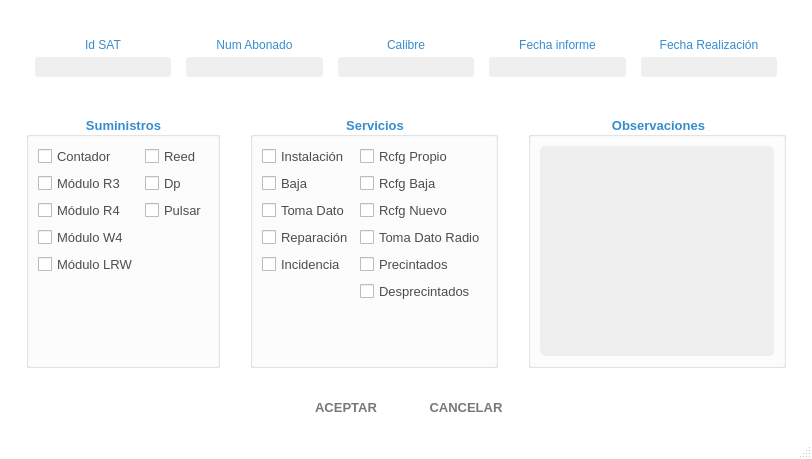
<?xml version="1.0" encoding="UTF-8"?>
<ui version="4.0">
 <class>Informe_Instalacion_Servicios</class>
 <widget class="QMainWindow" name="Informe_Instalacion_Servicios">
  <property name="geometry">
   <rect>
    <x>0</x>
    <y>0</y>
    <width>812</width>
    <height>459</height>
   </rect>
  </property>
  <property name="palette">
   <palette>
    <active>
     <colorrole role="Base">
      <brush brushstyle="SolidPattern">
       <color alpha="255">
        <red>46</red>
        <green>47</green>
        <blue>48</blue>
       </color>
      </brush>
     </colorrole>
     <colorrole role="Window">
      <brush brushstyle="SolidPattern">
       <color alpha="255">
        <red>255</red>
        <green>255</green>
        <blue>255</blue>
       </color>
      </brush>
     </colorrole>
    </active>
    <inactive>
     <colorrole role="Base">
      <brush brushstyle="SolidPattern">
       <color alpha="255">
        <red>46</red>
        <green>47</green>
        <blue>48</blue>
       </color>
      </brush>
     </colorrole>
     <colorrole role="Window">
      <brush brushstyle="SolidPattern">
       <color alpha="255">
        <red>255</red>
        <green>255</green>
        <blue>255</blue>
       </color>
      </brush>
     </colorrole>
    </inactive>
    <disabled>
     <colorrole role="Base">
      <brush brushstyle="SolidPattern">
       <color alpha="255">
        <red>255</red>
        <green>255</green>
        <blue>255</blue>
       </color>
      </brush>
     </colorrole>
     <colorrole role="Window">
      <brush brushstyle="SolidPattern">
       <color alpha="255">
        <red>255</red>
        <green>255</green>
        <blue>255</blue>
       </color>
      </brush>
     </colorrole>
    </disabled>
   </palette>
  </property>
  <property name="windowTitle">
   <string>MainWindow</string>
  </property>
  <widget class="QWidget" name="centralwidget">
   <layout class="QVBoxLayout" name="verticalLayout_13">
    <item>
     <layout class="QHBoxLayout" name="horizontalLayout_3">
      <property name="topMargin">
       <number>20</number>
      </property>
      <item>
       <spacer name="horizontalSpacer_3">
        <property name="orientation">
         <enum>Qt::Horizontal</enum>
        </property>
        <property name="sizeHint" stdset="0">
         <size>
          <width>40</width>
          <height>20</height>
         </size>
        </property>
       </spacer>
      </item>
      <item>
       <layout class="QVBoxLayout" name="verticalLayout_12">
        <property name="spacing">
         <number>20</number>
        </property>
        <item>
         <layout class="QVBoxLayout" name="verticalLayout_6">
          <property name="spacing">
           <number>30</number>
          </property>
          <item>
           <widget class="QWidget" name="widget_task_data" native="true">
            <layout class="QHBoxLayout" name="horizontalLayout_4">
             <property name="spacing">
              <number>15</number>
             </property>
             <item>
              <layout class="QVBoxLayout" name="verticalLayout_85">
               <property name="spacing">
                <number>5</number>
               </property>
               <item>
                <widget class="QLabel" name="lb_ID_FINCA">
                 <property name="styleSheet">
                  <string notr="true">font: 63 10pt &quot;Segoe UI Semibold&quot;;color: rgb(54, 141, 206);</string>
                 </property>
                 <property name="text">
                  <string>Id SAT</string>
                 </property>
                 <property name="alignment">
                  <set>Qt::AlignCenter</set>
                 </property>
                </widget>
               </item>
               <item>
                <widget class="QLineEdit" name="le_id_sat">
                 <property name="minimumSize">
                  <size>
                   <width>0</width>
                   <height>20</height>
                  </size>
                 </property>
                 <property name="styleSheet">
                  <string notr="true">background-color: #EFEFEF; 
border-radius: 3px;
color:rgb(50, 50, 50);</string>
                 </property>
                 <property name="alignment">
                  <set>Qt::AlignCenter</set>
                 </property>
                </widget>
               </item>
              </layout>
             </item>
             <item>
              <layout class="QVBoxLayout" name="verticalLayout_86">
               <property name="spacing">
                <number>5</number>
               </property>
               <item>
                <widget class="QLabel" name="lb_ID_FINCA_2">
                 <property name="styleSheet">
                  <string notr="true">font: 63 10pt &quot;Segoe UI Semibold&quot;;color: rgb(54, 141, 206);</string>
                 </property>
                 <property name="text">
                  <string>Num Abonado</string>
                 </property>
                 <property name="alignment">
                  <set>Qt::AlignCenter</set>
                 </property>
                </widget>
               </item>
               <item>
                <widget class="QLineEdit" name="le_numero_abonado">
                 <property name="minimumSize">
                  <size>
                   <width>0</width>
                   <height>20</height>
                  </size>
                 </property>
                 <property name="styleSheet">
                  <string notr="true">background-color: #EFEFEF; 
border-radius: 3px;
color:rgb(50, 50, 50);</string>
                 </property>
                 <property name="alignment">
                  <set>Qt::AlignCenter</set>
                 </property>
                </widget>
               </item>
              </layout>
             </item>
             <item>
              <layout class="QVBoxLayout" name="verticalLayout_87">
               <property name="spacing">
                <number>5</number>
               </property>
               <item>
                <widget class="QLabel" name="lb_ID_FINCA_3">
                 <property name="styleSheet">
                  <string notr="true">font: 63 10pt &quot;Segoe UI Semibold&quot;;color: rgb(54, 141, 206);</string>
                 </property>
                 <property name="text">
                  <string>Calibre</string>
                 </property>
                 <property name="alignment">
                  <set>Qt::AlignCenter</set>
                 </property>
                </widget>
               </item>
               <item>
                <widget class="QLineEdit" name="le_calibre_real">
                 <property name="minimumSize">
                  <size>
                   <width>0</width>
                   <height>20</height>
                  </size>
                 </property>
                 <property name="styleSheet">
                  <string notr="true">background-color: #EFEFEF; 
border-radius: 3px;
color:rgb(50, 50, 50);</string>
                 </property>
                 <property name="alignment">
                  <set>Qt::AlignCenter</set>
                 </property>
                </widget>
               </item>
              </layout>
             </item>
             <item>
              <layout class="QVBoxLayout" name="verticalLayout_88">
               <property name="spacing">
                <number>5</number>
               </property>
               <item>
                <widget class="QLabel" name="lb_ID_FINCA_4">
                 <property name="styleSheet">
                  <string notr="true">font: 63 10pt &quot;Segoe UI Semibold&quot;;color: rgb(54, 141, 206);</string>
                 </property>
                 <property name="text">
                  <string>Fecha informe</string>
                 </property>
                 <property name="alignment">
                  <set>Qt::AlignCenter</set>
                 </property>
                </widget>
               </item>
               <item>
                <widget class="QLineEdit" name="le_fecha_informe">
                 <property name="minimumSize">
                  <size>
                   <width>0</width>
                   <height>20</height>
                  </size>
                 </property>
                 <property name="styleSheet">
                  <string notr="true">background-color: #EFEFEF; 
border-radius: 3px;
color:rgb(50, 50, 50);</string>
                 </property>
                 <property name="alignment">
                  <set>Qt::AlignCenter</set>
                 </property>
                </widget>
               </item>
              </layout>
             </item>
             <item>
              <layout class="QVBoxLayout" name="verticalLayout_89">
               <property name="spacing">
                <number>5</number>
               </property>
               <item>
                <widget class="QLabel" name="lb_ID_FINCA_5">
                 <property name="styleSheet">
                  <string notr="true">font: 63 10pt &quot;Segoe UI Semibold&quot;;color: rgb(54, 141, 206);</string>
                 </property>
                 <property name="text">
                  <string>Fecha Realización</string>
                 </property>
                 <property name="alignment">
                  <set>Qt::AlignCenter</set>
                 </property>
                </widget>
               </item>
               <item>
                <widget class="QLineEdit" name="le_fecha_realizacion">
                 <property name="minimumSize">
                  <size>
                   <width>0</width>
                   <height>20</height>
                  </size>
                 </property>
                 <property name="styleSheet">
                  <string notr="true">background-color: #EFEFEF; 
border-radius: 3px;
color:rgb(50, 50, 50);</string>
                 </property>
                 <property name="alignment">
                  <set>Qt::AlignCenter</set>
                 </property>
                </widget>
               </item>
              </layout>
             </item>
            </layout>
           </widget>
          </item>
          <item>
           <layout class="QHBoxLayout" name="horizontalLayout_5">
            <item>
             <layout class="QVBoxLayout" name="verticalLayout_11">
              <item>
               <widget class="QGroupBox" name="gb_suministros">
                <property name="font">
                 <font>
                  <family>Segoe UI</family>
                  <pointsize>10</pointsize>
                  <weight>75</weight>
                  <bold>true</bold>
                 </font>
                </property>
                <property name="styleSheet">
                 <string notr="true">color: rgb(54, 141, 206);
</string>
                </property>
                <property name="title">
                 <string>Suministros</string>
                </property>
                <property name="alignment">
                 <set>Qt::AlignCenter</set>
                </property>
                <layout class="QVBoxLayout" name="verticalLayout_4">
                 <item>
                  <layout class="QHBoxLayout" name="horizontalLayout">
                   <item>
                    <layout class="QVBoxLayout" name="verticalLayout">
                     <item>
                      <widget class="QCheckBox" name="cb_contador">
                       <property name="font">
                        <font>
                         <family>Segoe UI</family>
                         <pointsize>10</pointsize>
                        </font>
                       </property>
                       <property name="styleSheet">
                        <string notr="true">QCheckBox {
	color: rgb(77, 77, 77);
}

QCheckBox::indicator::checked{
    width: 25px;
	height: 25px;
	image: url(:/icons/checked.png);
}
QCheckBox::indicator::unchecked{
    width: 25px;
	height: 25px;
	image: url(:/icons/unchecked.png);
}</string>
                       </property>
                       <property name="text">
                        <string>Contador</string>
                       </property>
                      </widget>
                     </item>
                     <item>
                      <widget class="QCheckBox" name="cb_modulor3">
                       <property name="font">
                        <font>
                         <family>Segoe UI</family>
                         <pointsize>10</pointsize>
                        </font>
                       </property>
                       <property name="styleSheet">
                        <string notr="true">QCheckBox {
	color: rgb(77, 77, 77);
}

QCheckBox::indicator::checked{
    width: 25px;
	height: 25px;
	image: url(:/icons/checked.png);
}
QCheckBox::indicator::unchecked{
    width: 25px;
	height: 25px;
	image: url(:/icons/unchecked.png);
}</string>
                       </property>
                       <property name="text">
                        <string>Módulo R3</string>
                       </property>
                      </widget>
                     </item>
                     <item>
                      <widget class="QCheckBox" name="cb_modulor4">
                       <property name="font">
                        <font>
                         <family>Segoe UI</family>
                         <pointsize>10</pointsize>
                        </font>
                       </property>
                       <property name="styleSheet">
                        <string notr="true">QCheckBox {
	color: rgb(77, 77, 77);
}

QCheckBox::indicator::checked{
    width: 25px;
	height: 25px;
	image: url(:/icons/checked.png);
}
QCheckBox::indicator::unchecked{
    width: 25px;
	height: 25px;
	image: url(:/icons/unchecked.png);
}</string>
                       </property>
                       <property name="text">
                        <string>Módulo R4</string>
                       </property>
                      </widget>
                     </item>
                     <item>
                      <widget class="QCheckBox" name="cb_modulow4">
                       <property name="font">
                        <font>
                         <family>Segoe UI</family>
                         <pointsize>10</pointsize>
                        </font>
                       </property>
                       <property name="styleSheet">
                        <string notr="true">QCheckBox {
	color: rgb(77, 77, 77);
}

QCheckBox::indicator::checked{
    width: 25px;
	height: 25px;
	image: url(:/icons/checked.png);
}
QCheckBox::indicator::unchecked{
    width: 25px;
	height: 25px;
	image: url(:/icons/unchecked.png);
}</string>
                       </property>
                       <property name="text">
                        <string>Módulo W4</string>
                       </property>
                      </widget>
                     </item>
                     <item>
                      <widget class="QCheckBox" name="cb_modulolrw">
                       <property name="font">
                        <font>
                         <family>Segoe UI</family>
                         <pointsize>10</pointsize>
                        </font>
                       </property>
                       <property name="styleSheet">
                        <string notr="true">QCheckBox {
	color: rgb(77, 77, 77);
}

QCheckBox::indicator::checked{
    width: 25px;
	height: 25px;
	image: url(:/icons/checked.png);
}
QCheckBox::indicator::unchecked{
    width: 25px;
	height: 25px;
	image: url(:/icons/unchecked.png);
}</string>
                       </property>
                       <property name="text">
                        <string>Módulo LRW</string>
                       </property>
                      </widget>
                     </item>
                     <item>
                      <spacer name="verticalSpacer_2">
                       <property name="orientation">
                        <enum>Qt::Vertical</enum>
                       </property>
                       <property name="sizeHint" stdset="0">
                        <size>
                         <width>20</width>
                         <height>40</height>
                        </size>
                       </property>
                      </spacer>
                     </item>
                    </layout>
                   </item>
                   <item>
                    <layout class="QVBoxLayout" name="verticalLayout_3">
                     <item>
                      <layout class="QVBoxLayout" name="verticalLayout_2">
                       <item>
                        <widget class="QCheckBox" name="cb_reed">
                         <property name="font">
                          <font>
                           <family>Segoe UI</family>
                           <pointsize>10</pointsize>
                          </font>
                         </property>
                         <property name="styleSheet">
                          <string notr="true">QCheckBox {
	color: rgb(77, 77, 77);
}

QCheckBox::indicator::checked{
    width: 25px;
	height: 25px;
	image: url(:/icons/checked.png);
}
QCheckBox::indicator::unchecked{
    width: 25px;
	height: 25px;
	image: url(:/icons/unchecked.png);
}</string>
                         </property>
                         <property name="text">
                          <string>Reed</string>
                         </property>
                        </widget>
                       </item>
                       <item>
                        <widget class="QCheckBox" name="cb_dp">
                         <property name="font">
                          <font>
                           <family>Segoe UI</family>
                           <pointsize>10</pointsize>
                          </font>
                         </property>
                         <property name="styleSheet">
                          <string notr="true">QCheckBox {
	color: rgb(77, 77, 77);
}

QCheckBox::indicator::checked{
    width: 25px;
	height: 25px;
	image: url(:/icons/checked.png);
}
QCheckBox::indicator::unchecked{
    width: 25px;
	height: 25px;
	image: url(:/icons/unchecked.png);
}</string>
                         </property>
                         <property name="text">
                          <string>Dp</string>
                         </property>
                        </widget>
                       </item>
                       <item>
                        <widget class="QCheckBox" name="cb_pulsar">
                         <property name="font">
                          <font>
                           <family>Segoe UI</family>
                           <pointsize>10</pointsize>
                          </font>
                         </property>
                         <property name="styleSheet">
                          <string notr="true">QCheckBox {
	color: rgb(77, 77, 77);
}

QCheckBox::indicator::checked{
    width: 25px;
	height: 25px;
	image: url(:/icons/checked.png);
}
QCheckBox::indicator::unchecked{
    width: 25px;
	height: 25px;
	image: url(:/icons/unchecked.png);
}</string>
                         </property>
                         <property name="text">
                          <string>Pulsar</string>
                         </property>
                        </widget>
                       </item>
                      </layout>
                     </item>
                     <item>
                      <spacer name="verticalSpacer">
                       <property name="orientation">
                        <enum>Qt::Vertical</enum>
                       </property>
                       <property name="sizeHint" stdset="0">
                        <size>
                         <width>20</width>
                         <height>40</height>
                        </size>
                       </property>
                      </spacer>
                     </item>
                    </layout>
                   </item>
                  </layout>
                 </item>
                </layout>
               </widget>
              </item>
             </layout>
            </item>
            <item>
             <widget class="QGroupBox" name="gb_servicios">
              <property name="font">
               <font>
                <family>Segoe UI</family>
                <pointsize>10</pointsize>
                <weight>75</weight>
                <bold>true</bold>
               </font>
              </property>
              <property name="styleSheet">
               <string notr="true">color: rgb(54, 141, 206);
</string>
              </property>
              <property name="title">
               <string>Servicios</string>
              </property>
              <property name="alignment">
               <set>Qt::AlignCenter</set>
              </property>
              <layout class="QVBoxLayout" name="verticalLayout_9">
               <item>
                <layout class="QHBoxLayout" name="horizontalLayout_2">
                 <item>
                  <layout class="QVBoxLayout" name="verticalLayout_5">
                   <item>
                    <widget class="QCheckBox" name="cb_instalacion">
                     <property name="font">
                      <font>
                       <family>Segoe UI</family>
                       <pointsize>10</pointsize>
                      </font>
                     </property>
                     <property name="styleSheet">
                      <string notr="true">QCheckBox {
	color: rgb(77, 77, 77);
}

QCheckBox::indicator::checked{
    width: 25px;
	height: 25px;
	image: url(:/icons/checked.png);
}
QCheckBox::indicator::unchecked{
    width: 25px;
	height: 25px;
	image: url(:/icons/unchecked.png);
}</string>
                     </property>
                     <property name="text">
                      <string>Instalación</string>
                     </property>
                    </widget>
                   </item>
                   <item>
                    <widget class="QCheckBox" name="cb_baja">
                     <property name="font">
                      <font>
                       <family>Segoe UI</family>
                       <pointsize>10</pointsize>
                      </font>
                     </property>
                     <property name="styleSheet">
                      <string notr="true">QCheckBox {
	color: rgb(77, 77, 77);
}

QCheckBox::indicator::checked{
    width: 25px;
	height: 25px;
	image: url(:/icons/checked.png);
}
QCheckBox::indicator::unchecked{
    width: 25px;
	height: 25px;
	image: url(:/icons/unchecked.png);
}</string>
                     </property>
                     <property name="text">
                      <string>Baja</string>
                     </property>
                    </widget>
                   </item>
                   <item>
                    <widget class="QCheckBox" name="cb_toma_dato">
                     <property name="font">
                      <font>
                       <family>Segoe UI</family>
                       <pointsize>10</pointsize>
                      </font>
                     </property>
                     <property name="styleSheet">
                      <string notr="true">QCheckBox {
	color: rgb(77, 77, 77);
}

QCheckBox::indicator::checked{
    width: 25px;
	height: 25px;
	image: url(:/icons/checked.png);
}
QCheckBox::indicator::unchecked{
    width: 25px;
	height: 25px;
	image: url(:/icons/unchecked.png);
}</string>
                     </property>
                     <property name="text">
                      <string>Toma Dato</string>
                     </property>
                    </widget>
                   </item>
                   <item>
                    <widget class="QCheckBox" name="cb_reparacion">
                     <property name="font">
                      <font>
                       <family>Segoe UI</family>
                       <pointsize>10</pointsize>
                      </font>
                     </property>
                     <property name="styleSheet">
                      <string notr="true">QCheckBox {
	color: rgb(77, 77, 77);
}

QCheckBox::indicator::checked{
    width: 25px;
	height: 25px;
	image: url(:/icons/checked.png);
}
QCheckBox::indicator::unchecked{
    width: 25px;
	height: 25px;
	image: url(:/icons/unchecked.png);
}</string>
                     </property>
                     <property name="text">
                      <string>Reparación</string>
                     </property>
                    </widget>
                   </item>
                   <item>
                    <widget class="QCheckBox" name="cb_incidencia">
                     <property name="font">
                      <font>
                       <family>Segoe UI</family>
                       <pointsize>10</pointsize>
                      </font>
                     </property>
                     <property name="styleSheet">
                      <string notr="true">QCheckBox {
	color: rgb(77, 77, 77);
}

QCheckBox::indicator::checked{
    width: 25px;
	height: 25px;
	image: url(:/icons/checked.png);
}
QCheckBox::indicator::unchecked{
    width: 25px;
	height: 25px;
	image: url(:/icons/unchecked.png);
}</string>
                     </property>
                     <property name="text">
                      <string>Incidencia</string>
                     </property>
                    </widget>
                   </item>
                   <item>
                    <spacer name="verticalSpacer_4">
                     <property name="orientation">
                      <enum>Qt::Vertical</enum>
                     </property>
                     <property name="sizeHint" stdset="0">
                      <size>
                       <width>20</width>
                       <height>40</height>
                      </size>
                     </property>
                    </spacer>
                   </item>
                  </layout>
                 </item>
                 <item>
                  <layout class="QVBoxLayout" name="verticalLayout_8">
                   <item>
                    <layout class="QVBoxLayout" name="verticalLayout_7">
                     <item>
                      <widget class="QCheckBox" name="cb_refugio_propio">
                       <property name="font">
                        <font>
                         <family>Segoe UI</family>
                         <pointsize>10</pointsize>
                        </font>
                       </property>
                       <property name="styleSheet">
                        <string notr="true">QCheckBox {
	color: rgb(77, 77, 77);
}

QCheckBox::indicator::checked{
    width: 25px;
	height: 25px;
	image: url(:/icons/checked.png);
}
QCheckBox::indicator::unchecked{
    width: 25px;
	height: 25px;
	image: url(:/icons/unchecked.png);
}</string>
                       </property>
                       <property name="text">
                        <string>Rcfg Propio</string>
                       </property>
                      </widget>
                     </item>
                     <item>
                      <widget class="QCheckBox" name="cb_refugio_baja">
                       <property name="font">
                        <font>
                         <family>Segoe UI</family>
                         <pointsize>10</pointsize>
                        </font>
                       </property>
                       <property name="styleSheet">
                        <string notr="true">QCheckBox {
	color: rgb(77, 77, 77);
}

QCheckBox::indicator::checked{
    width: 25px;
	height: 25px;
	image: url(:/icons/checked.png);
}
QCheckBox::indicator::unchecked{
    width: 25px;
	height: 25px;
	image: url(:/icons/unchecked.png);
}</string>
                       </property>
                       <property name="text">
                        <string>Rcfg Baja</string>
                       </property>
                      </widget>
                     </item>
                     <item>
                      <widget class="QCheckBox" name="cb_refugio_nuevo">
                       <property name="font">
                        <font>
                         <family>Segoe UI</family>
                         <pointsize>10</pointsize>
                        </font>
                       </property>
                       <property name="styleSheet">
                        <string notr="true">QCheckBox {
	color: rgb(77, 77, 77);
}

QCheckBox::indicator::checked{
    width: 25px;
	height: 25px;
	image: url(:/icons/checked.png);
}
QCheckBox::indicator::unchecked{
    width: 25px;
	height: 25px;
	image: url(:/icons/unchecked.png);
}</string>
                       </property>
                       <property name="text">
                        <string>Rcfg Nuevo</string>
                       </property>
                      </widget>
                     </item>
                     <item>
                      <widget class="QCheckBox" name="cb_toma_dato_radio">
                       <property name="font">
                        <font>
                         <family>Segoe UI</family>
                         <pointsize>10</pointsize>
                        </font>
                       </property>
                       <property name="styleSheet">
                        <string notr="true">QCheckBox {
	color: rgb(77, 77, 77);
}

QCheckBox::indicator::checked{
    width: 25px;
	height: 25px;
	image: url(:/icons/checked.png);
}
QCheckBox::indicator::unchecked{
    width: 25px;
	height: 25px;
	image: url(:/icons/unchecked.png);
}</string>
                       </property>
                       <property name="text">
                        <string>Toma Dato Radio</string>
                       </property>
                      </widget>
                     </item>
                     <item>
                      <widget class="QCheckBox" name="cb_precintados">
                       <property name="font">
                        <font>
                         <family>Segoe UI</family>
                         <pointsize>10</pointsize>
                        </font>
                       </property>
                       <property name="styleSheet">
                        <string notr="true">QCheckBox {
	color: rgb(77, 77, 77);
}

QCheckBox::indicator::checked{
    width: 25px;
	height: 25px;
	image: url(:/icons/checked.png);
}
QCheckBox::indicator::unchecked{
    width: 25px;
	height: 25px;
	image: url(:/icons/unchecked.png);
}</string>
                       </property>
                       <property name="text">
                        <string>Precintados</string>
                       </property>
                      </widget>
                     </item>
                     <item>
                      <widget class="QCheckBox" name="cb_desprecintados">
                       <property name="font">
                        <font>
                         <family>Segoe UI</family>
                         <pointsize>10</pointsize>
                        </font>
                       </property>
                       <property name="styleSheet">
                        <string notr="true">QCheckBox {
	color: rgb(77, 77, 77);
}

QCheckBox::indicator::checked{
    width: 25px;
	height: 25px;
	image: url(:/icons/checked.png);
}
QCheckBox::indicator::unchecked{
    width: 25px;
	height: 25px;
	image: url(:/icons/unchecked.png);
}</string>
                       </property>
                       <property name="text">
                        <string>Desprecintados</string>
                       </property>
                      </widget>
                     </item>
                     <item>
                      <spacer name="verticalSpacer_3">
                       <property name="orientation">
                        <enum>Qt::Vertical</enum>
                       </property>
                       <property name="sizeHint" stdset="0">
                        <size>
                         <width>20</width>
                         <height>40</height>
                        </size>
                       </property>
                      </spacer>
                     </item>
                    </layout>
                   </item>
                  </layout>
                 </item>
                </layout>
               </item>
              </layout>
             </widget>
            </item>
            <item>
             <widget class="QGroupBox" name="gb_servicios_2">
              <property name="font">
               <font>
                <family>Segoe UI</family>
                <pointsize>10</pointsize>
                <weight>75</weight>
                <bold>true</bold>
               </font>
              </property>
              <property name="styleSheet">
               <string notr="true">color: rgb(54, 141, 206);
</string>
              </property>
              <property name="title">
               <string>Observaciones</string>
              </property>
              <property name="alignment">
               <set>Qt::AlignCenter</set>
              </property>
              <layout class="QVBoxLayout" name="verticalLayout_14">
               <item>
                <widget class="QPlainTextEdit" name="pt_observaciones">
                 <property name="styleSheet">
                  <string notr="true">background-color: #EFEFEF; 
border-radius: 5px;
color:rgb(50, 50, 50);</string>
                 </property>
                </widget>
               </item>
              </layout>
             </widget>
            </item>
            <item>
             <layout class="QVBoxLayout" name="verticalLayout_10"/>
            </item>
           </layout>
          </item>
         </layout>
        </item>
        <item>
         <layout class="QHBoxLayout" name="horizontalLayout_6">
          <property name="spacing">
           <number>20</number>
          </property>
          <property name="topMargin">
           <number>10</number>
          </property>
          <property name="bottomMargin">
           <number>10</number>
          </property>
          <item>
           <spacer name="horizontalSpacer">
            <property name="orientation">
             <enum>Qt::Horizontal</enum>
            </property>
            <property name="sizeHint" stdset="0">
             <size>
              <width>40</width>
              <height>20</height>
             </size>
            </property>
           </spacer>
          </item>
          <item>
           <widget class="QPushButton" name="pb_aceptar">
            <property name="minimumSize">
             <size>
              <width>100</width>
              <height>0</height>
             </size>
            </property>
            <property name="font">
             <font>
              <family>Segoe UI</family>
              <pointsize>10</pointsize>
              <weight>75</weight>
              <bold>true</bold>
             </font>
            </property>
            <property name="styleSheet">
             <string notr="true">border-radius: 10px;
color:rgb(120, 120, 120);</string>
            </property>
            <property name="text">
             <string>ACEPTAR</string>
            </property>
            <property name="icon">
             <iconset resource="assets.qrc">
              <normaloff>:/icons/accept.png</normaloff>:/icons/accept.png</iconset>
            </property>
            <property name="iconSize">
             <size>
              <width>20</width>
              <height>20</height>
             </size>
            </property>
            <property name="flat">
             <bool>true</bool>
            </property>
           </widget>
          </item>
          <item>
           <widget class="QPushButton" name="pb_cancelar">
            <property name="minimumSize">
             <size>
              <width>100</width>
              <height>0</height>
             </size>
            </property>
            <property name="font">
             <font>
              <family>Segoe UI</family>
              <pointsize>10</pointsize>
              <weight>75</weight>
              <bold>true</bold>
             </font>
            </property>
            <property name="styleSheet">
             <string notr="true">border-radius: 10px;
color:rgb(120, 120, 120);</string>
            </property>
            <property name="text">
             <string>CANCELAR</string>
            </property>
            <property name="icon">
             <iconset resource="assets.qrc">
              <normaloff>:/icons/cancel.png</normaloff>:/icons/cancel.png</iconset>
            </property>
            <property name="iconSize">
             <size>
              <width>20</width>
              <height>20</height>
             </size>
            </property>
            <property name="flat">
             <bool>true</bool>
            </property>
           </widget>
          </item>
          <item>
           <spacer name="horizontalSpacer_2">
            <property name="orientation">
             <enum>Qt::Horizontal</enum>
            </property>
            <property name="sizeHint" stdset="0">
             <size>
              <width>40</width>
              <height>20</height>
             </size>
            </property>
           </spacer>
          </item>
         </layout>
        </item>
       </layout>
      </item>
      <item>
       <spacer name="horizontalSpacer_4">
        <property name="orientation">
         <enum>Qt::Horizontal</enum>
        </property>
        <property name="sizeHint" stdset="0">
         <size>
          <width>40</width>
          <height>20</height>
         </size>
        </property>
       </spacer>
      </item>
     </layout>
    </item>
   </layout>
  </widget>
  <widget class="QMenuBar" name="menubar">
   <property name="geometry">
    <rect>
     <x>0</x>
     <y>0</y>
     <width>812</width>
     <height>20</height>
    </rect>
   </property>
  </widget>
  <widget class="QStatusBar" name="statusbar"/>
 </widget>
 <resources>
  <include location="assets.qrc"/>
 </resources>
 <connections/>
</ui>
